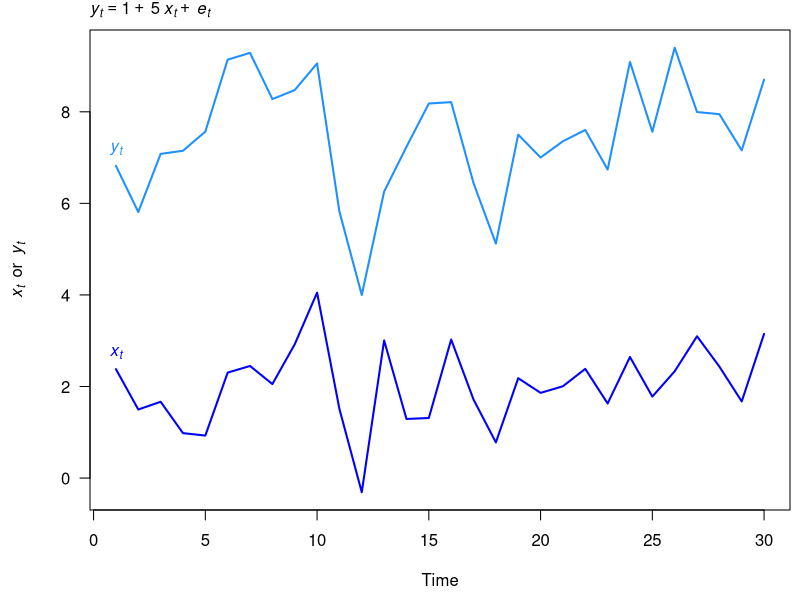
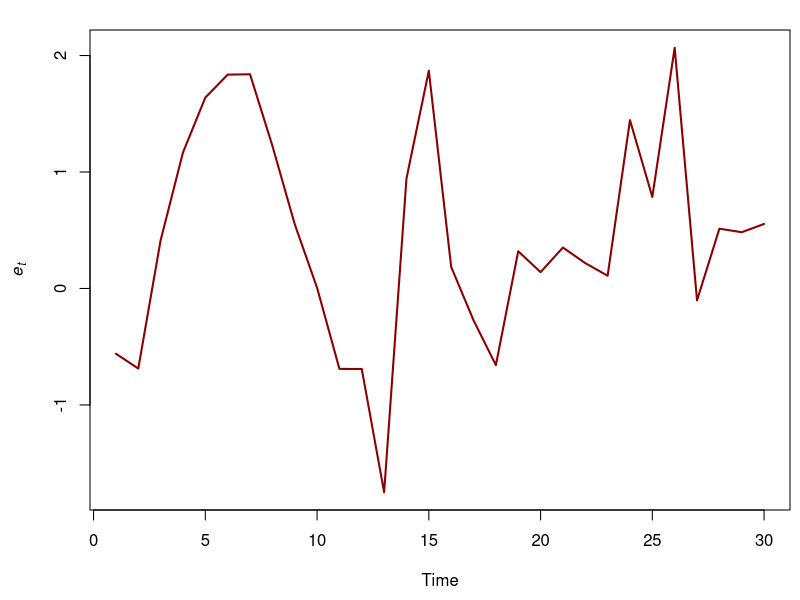
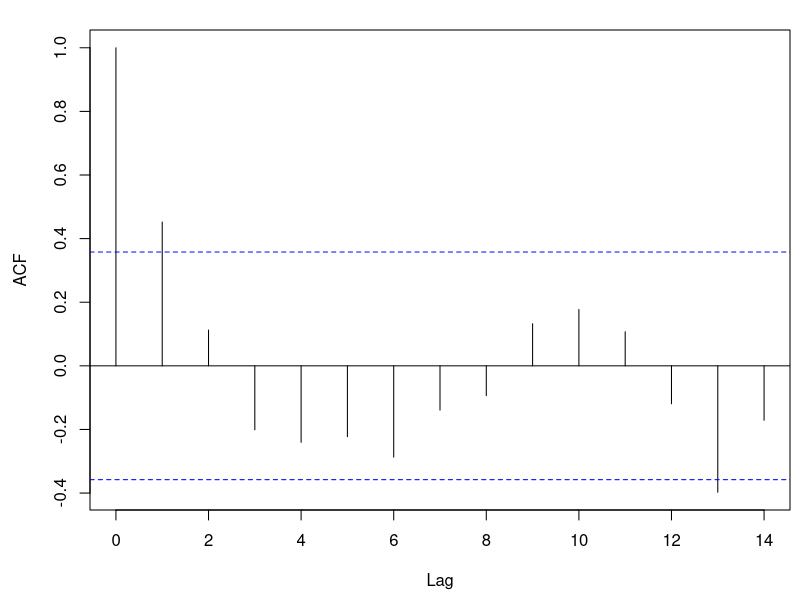
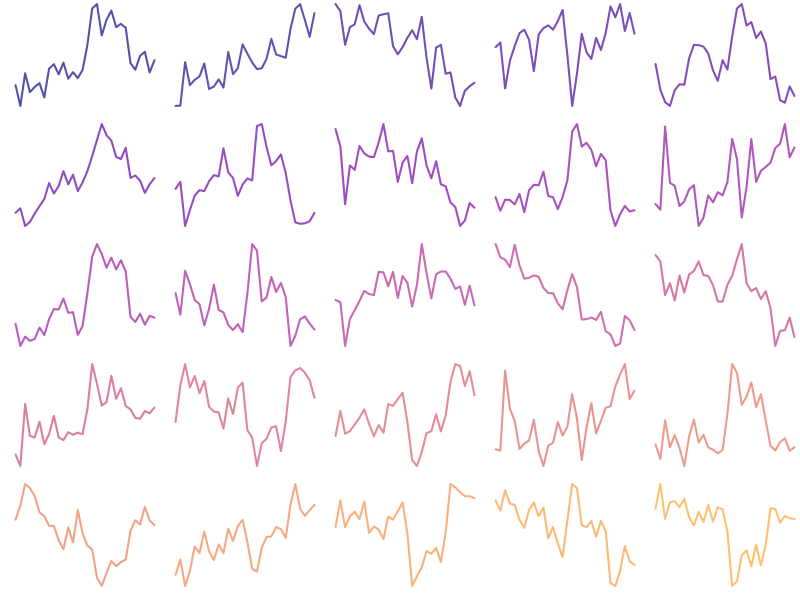
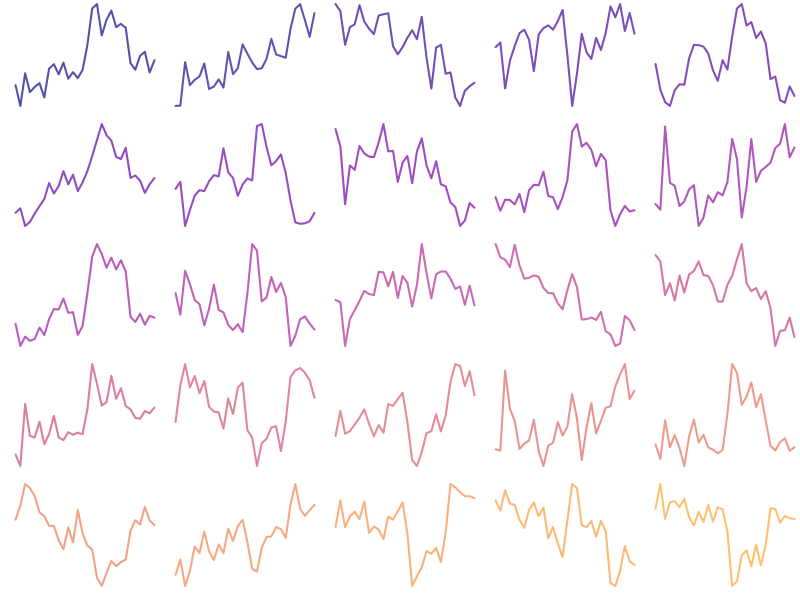
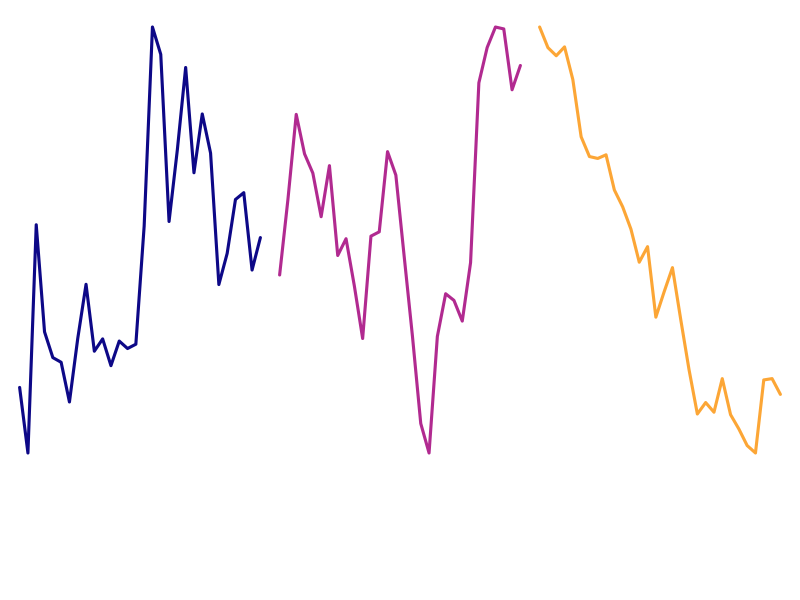
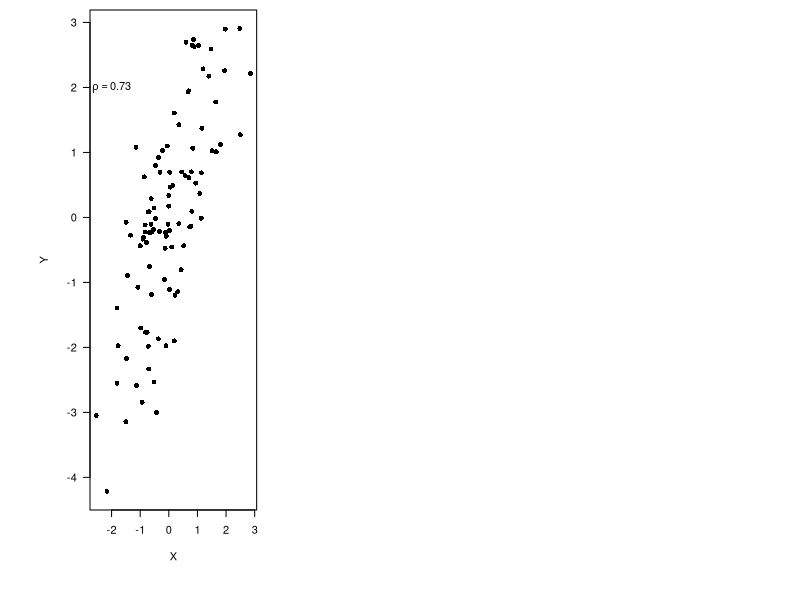
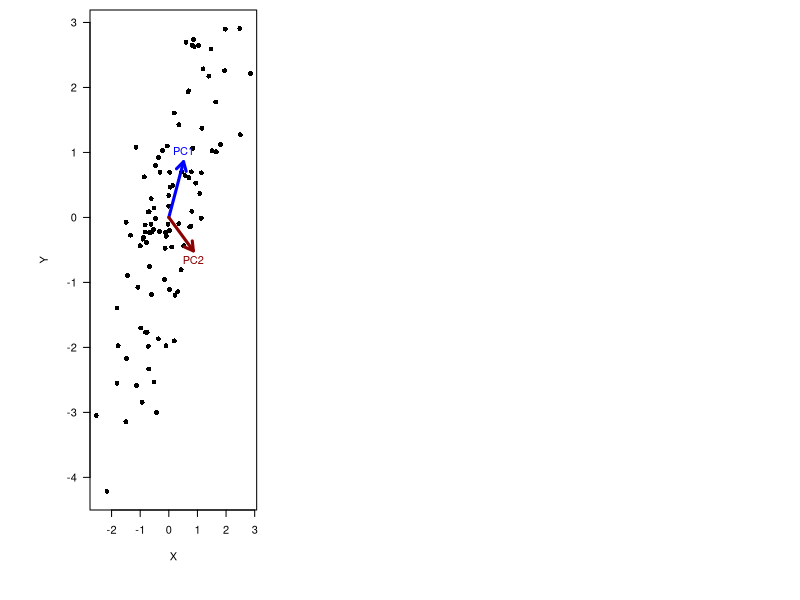

Generate these figures, in order, with R:
## ----setup, include=FALSE-----------------------------------------------------------------------------------------------------
knitr::opts_chunk$set(echo = FALSE)
set.seed(123)


## ----ts_with_AR_errors--------------------------------------------------------------------------------------------------------
set.seed(123)
tt <- 30
ee <- rnorm(tt)
ww <- rnorm(tt)
phi <- 0.7
for(t in 2:tt) {
  ee[t] <- phi * ee[t-1] + ww[t]
}

aa <- 5
bb <- 1
xx <- rnorm(tt) + 2

yy <- aa + bb * xx + ee

par(mai = c(0.9, 0.9, 0.3, 0.1), omi = c(0, 0, 0, 0))

plot.ts(yy, ylim = c(min(xx,yy), max(xx, yy)), las = 1,
        col = "dodgerblue", lwd = 2,
        ylab = expression(italic(x[t])~~or~~italic(y[t])))
lines(xx, col = "blue", lwd = 2)
text(xx[1], expression(italic(x[t])), pos = 3, col = "blue")
text(yy[1], expression(italic(y[t])), pos = 3, col = "dodgerblue")
mtext(side = 3, expression(italic(y[t]) == 1~+~5~italic(x[t])~+~italic(e[t])),
      line = 0.4, adj = 0)


## ----model_residuals----------------------------------------------------------------------------------------------------------

par(mai = c(0.9, 0.9, 0.3, 0.1), omi = c(0, 0, 0, 0))

plot.ts(ee, col = "darkred", lwd = 2,
        ylab = expression(italic(e[t])))


## ----ACF_model_residuals------------------------------------------------------------------------------------------------------

par(mai = c(0.9, 0.9, 0.3, 0.1), omi = c(0, 0, 0, 0))

acf(ee)


## ----MARSS_DFA_setup, echo = TRUE, eval = FALSE-------------------------------------------------------------------------------
## y = data         ## [1 x T] matrix of data
## a = matrix("a")  ## intercept
## D = matrix("D")  ## slope
## d = covariate    ## [1 x T] matrix of measured covariate
## Z = matrix(1)    ## no multiplier on x
## R = matrix(0)    ## v_t ~ N(0,R); want v_t = 0 for all t


## ----MARSS_AR1_setup, echo = TRUE, eval = FALSE-------------------------------------------------------------------------------
## B = matrix("b")  ## AR(1) coefficient for model errors
## Q = matrix("q")  ## w_t ~ N(0,Q); var for model errors
## u = matrix(0)    ## u = 0
## C = matrix(0)    ## C = 0
## c = matrix(0)    ## c_t = 0 for all t


## ----plot_many_ts, echo = FALSE, fig.align = 'center'-------------------------------------------------------------------------
NN <- 25
TT <- 30
MM <- 3
 
## MM x TT matrix of innovations
ww <- matrix(rnorm(MM * TT, 0, 1), MM, TT)
ww[,1] <- rnorm(MM, 0, sqrt(5))
## MM x TT matrix of scaled latent trends
xx <- t(scale(apply(ww, 1, cumsum)))

## loadings matrix
ZZ <- matrix(runif(NN * MM, -1, 1), NN, MM)
diag(ZZ) <- rev(sort(abs(diag(ZZ))))
ZZ[upper.tri(ZZ)] <- 0
ZZ <- round(ZZ, 2)

## obs var
obs_var <- 0.2^2
## obs errors
ee <- t(MASS::mvrnorm(TT, matrix(0, NN, 1), diag(obs_var, NN, NN)))
## NN x TT matrix of observed data
yy <- ZZ %*% xx + ee

clr <- viridis::plasma(NN, alpha = 0.7, end = 0.8)

vv <- sample(seq(NN), NN)

par(mfrow = c(5, 5), mai = c(0.1, 0.1, 0, 0), omi = c(0, 0, 0, 0)) 

for(i in 1:NN) {
	plot.ts(yy[vv[i],], lwd = 2,
	        xlab = "", xaxt = "n", ylab = "", yaxt = "n",
	        col = clr[i], bty = "n")
}


## ----plot_many_ts_2, echo = FALSE, fig.align='center'-------------------------------------------------------------------------
par(mfrow = c(5,5), mai = c(0.1,0.1,0,0), omi = c(0, 0, 0, 0)) 

for(i in 1:NN) {
	plot.ts(yy[vv[i],], lwd = 2,
	        xlab = "", xaxt = "n", ylab = "", yaxt = "n",
	        col = clr[i], bty = "n")
}


## ----plot_dfa_trends, fig.align="center"--------------------------------------------------------------------------------------
## plot the trends
par(mfrow = c(1,3), mai = c(1.2, 0, 0, 0), omi = rep(0.1, 4))
clr <- viridis::plasma(MM, end = 0.8)
for(i in 1:3) {
	plot.ts(xx[i,], lwd = 3,
	        xlab = "", xaxt = "n", ylab = "", yaxt = "n",
	        col = clr[i], bty = "n")
}


## ----ex_corr_ts---------------------------------------------------------------------------------------------------------------
nn <- 100
xx <- rnorm(nn, 10, 1)
yy <- xx + rnorm(nn, 5)
xx <- xx - mean(xx)
yy <- yy - mean(yy)

par(mai = c(0.9, 0.9, 0.1, 0.1), omi = c(0, 0, 0, 0))

plot(xx, yy, pch = 16, las = 1,
     ylab = "Y", xlab = "X")

text(-2, 2,
     substitute(rho == x, list(x = round(cor(cbind(xx, yy))[2,1], 2))))


## ----ex_PCA-------------------------------------------------------------------------------------------------------------------
pca <- prcomp(cbind(xx, yy))

pc1 <- pca$rotation[,1]
pc2 <- matrix(c(0, -1, 1, 0), 2, 2) %*% matrix(pc1, 2, 1)

par(mai = c(0.9, 0.9, 0.1, 0.1), omi = c(0, 0, 0, 0))

plot(xx, yy, pch = 16, las = 1,
     ylab ="Y", xlab = "X")
arrows(0, 0, pc1[1], pc1[2],
       col = "blue", lwd = 3, length = 0.1)
text(pc1[1], pc1[2], "PC1",
     pos = 3, col = "blue")
arrows(0, 0, pc2[1], pc2[2],
       col = "darkred", lwd = 3, length = 0.1)
text(pc2[1], pc2[2], "PC2",
     pos = 1, col = "darkred")


## ----ex_PCA_rotated-----------------------------------------------------------------------------------------------------------
par(mai = c(0.9, 0.9, 0.1, 0.1), omi = c(0, 0, 0, 0))

plot(pca$x[,1], pca$x[,2], pch = 16, las = 1,
     ylab = "PC2", xlab = "PC1")

text(-4, 1.2,
     substitute(rho == x, list(x = round(cor(pca$x)[2,1], 2))))


## ----ex_PCA_wines-------------------------------------------------------------------------------------------------------------
dat <- read.csv("wine_data_for_PCA.csv")
colnames(dat)[2:3] <- c("For meat", "For dessert")

pca <- prcomp(dat, scale. = TRUE)

loads <- pca$rotation
if(loads[1,2] < 0) { loads[,2] <- -1 * loads[,2] }

load1 <- loads[,1]
load2 <- loads[,2]

par(mai = c(0.9, 0.9, 0.1, 0.1), omi = c(0, 1.5, 0, 1.5))

poz <- c(3, 1, 3, 3, 3, 4, 2)
  
plot(load1, load2, pch = 16,
     xlim = c(min(load1), max(load1)),
     ylim = c(min(load2), max(load2)),
     xaxt = "n", yaxt = "n", bty = "n",
     xlab = "", ylab = "")
abline(h = 0, col = "darkgray")
abline(v = 0, col = "darkgray")
for(i in 1:ncol(dat)) {
  text(load1[i], load2[i], colnames(dat)[i],
       pos = poz[i], xpd = NA)
}
text(0, min(load2) * 1.05, "X2", pos = 1, xpd = NA, col = "darkgray")
text(min(load1) * 1.05, 0, "X1", pos = 2, xpd = NA, col = "darkgray")


## ----ex_PCA_wines_rotated-----------------------------------------------------------------------------------------------------
theta <- 165 * pi / 180
basis_rot <- matrix(c(cos(theta), sin(theta), -sin(theta), cos(theta)), 2, 2)
  
new_x <- t(basis_rot %*% matrix(c(1, 0, -1, 0), 2, 2))
new_y <- t(basis_rot %*% matrix(c(0, 1, 0, -1), 2, 2))

par(mai = c(0.9, 0.9, 0.1, 0.1), omi = c(0, 1.5, 0, 1.5))

plot(load1, load2, pch = 16,
     xlim = c(min(load1), max(load1)),
     ylim = c(min(load2), max(load2)),
     xaxt = "n", yaxt = "n", bty = "n",
     xlab = "", ylab = "")
abline(h = 0, col = "darkgray")
abline(v = 0, col = "darkgray")
## new axes
lines(new_x[,1], new_x[,2], col = "blue")
lines(new_y[,1], new_y[,2], col = "blue")
## labels
for(i in 1:ncol(dat)) {
  text(load1[i], load2[i], colnames(dat)[i],
       pos = poz[i], xpd = NA)
}
text(0, min(load2) * 1.05, "X2", pos = 1, xpd = NA, col = "darkgray")
text(min(load1) * 1.05, 0, "X1", pos = 2, xpd = NA, col = "darkgray")

theta <- 345 * pi / 180
basis_rot <- matrix(c(cos(theta), sin(theta), -sin(theta), cos(theta)), 2, 2)
text((basis_rot %*% matrix(c(0,par()$usr[3]),2,1))[1], min(load2) * 1.05,
     "R2", pos = 1, xpd = NA, col = "blue")
text(min(load1) * 1.05, (basis_rot %*% matrix(c(par()$usr[1],0),2,1))[2],
     "R1", pos = 2, xpd = NA, col = "blue")



## ----ex_PCA_loadings----------------------------------------------------------------------------------------------------------
theta <- 15 * pi / 180
basis_rot <- matrix(c(cos(theta), sin(theta), -sin(theta), cos(theta)), 2, 2)
  
rot_loads <- t(basis_rot %*% t(loads[,1:2]))
rload1 <- rot_loads[,1]
rload2 <- rot_loads[,2]

  
par(mai = c(0.9, 0.9, 0.1, 0.1), omi = c(0, 1.5, 0, 1.5))

plot(load1, load2, pch = 16, col = "darkgray",
     xlim = c(min(load1,rload1), max(load1,rload1)),
     ylim = c(min(load2,rload2), max(load2,rload2)),
     xaxt = "n", yaxt = "n", bty = "n",
     xlab = "", ylab = "")
abline(h = 0, col = "darkgray")
abline(v = 0, col = "darkgray")
for(i in 1:ncol(dat)) {
  text(rload1[i], rload2[i], colnames(dat)[i],
       pos = poz[i], xpd = NA)
}
text(0, min(load2) * 1.05, "R2", pos = 1, xpd = NA, col = "darkgray")
text(min(load1) * 1.05, 0, "R1", pos = 2, xpd = NA, col = "darkgray")

points(rload1, rload2, pch = 16)

